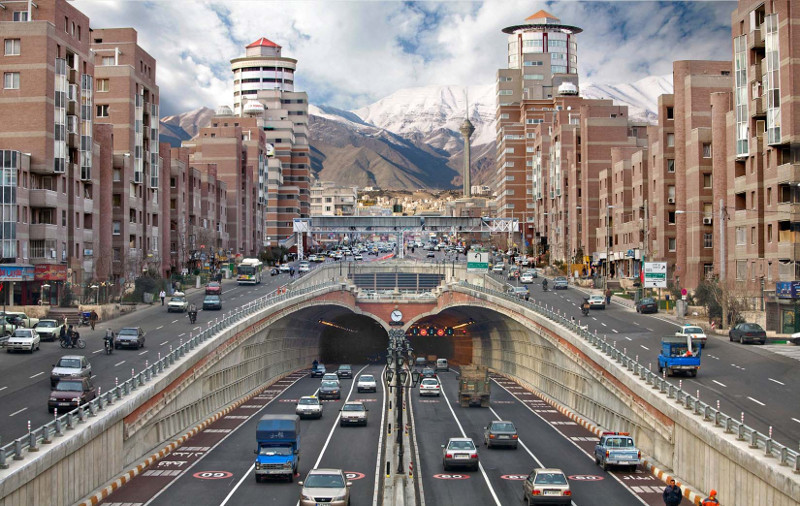
#> input picture 11/cv-lab11/tunnel.jpg, 800 x 506 px; its folder holds only this picture in this run
$ python sift_detect.py
#> lines starting #> are read from the running program, lines starting #| are printed output that depends on the picture; after the words box and inside, x2 and y2 are one past the last pixel; in counts of white or black regions, pixels touching at a corner belong together
import numpy as np
import cv2
import glob

for fname in glob.glob('/Users/hossein/Desktop/CV/11/cv-lab11/*.jpg'):

    I = cv2.imread(fname)
#> I is the input picture: shape (506, 800, 3); mean B, G, R 123, 126.7, 135.4
    G = cv2.cvtColor(I,cv2.COLOR_BGR2GRAY)
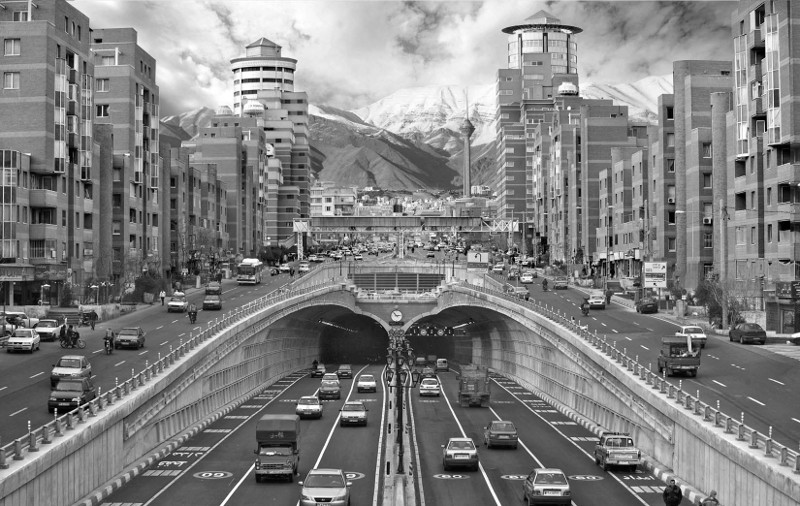
#> G: shape (506, 800); min 0, max 255, mean 128.9

    sift = cv2.SIFT_create()

    keypoints = sift.detect(G,None)
#> keypoints = 4753 keypoints; strongest (x, y, size): (56, 409, 1.8), (234, 70, 2.5), (257, 68, 3.4), (257, 80, 3.4)

    cv2.drawKeypoints(G,keypoints,I)
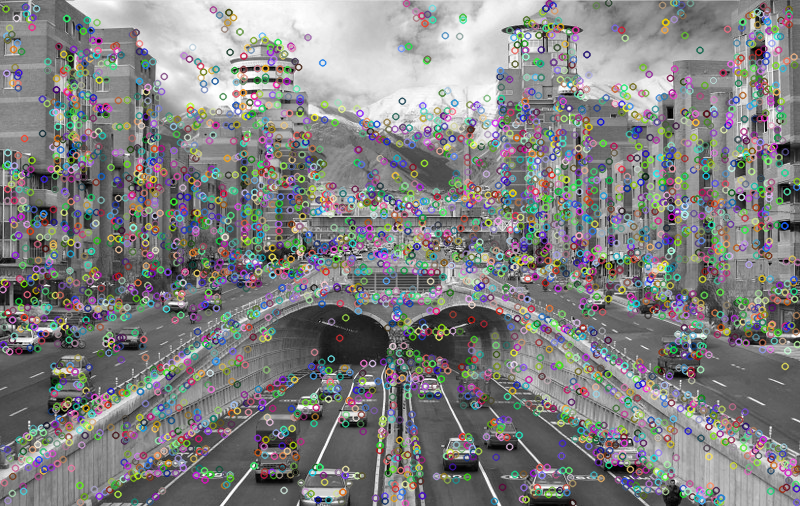
#> I: shape (506, 800, 3); mean B, G, R 129.5, 129.6, 129.5
    cv2.drawKeypoints(G,keypoints,I, flags=cv2.DRAW_MATCHES_FLAGS_DRAW_RICH_KEYPOINTS)
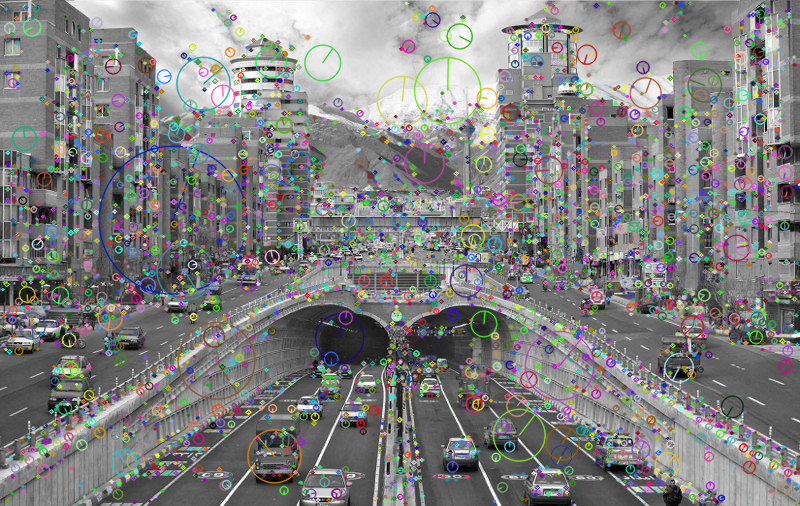
#> I: shape (506, 800, 3); mean B, G, R 128.5, 129.4, 129.3


    for kp in keypoints:
       print('-'*40)
       print('location=(%.2f,%.2f)'%(kp.pt[0], kp.pt[1]))
       print('orientation angle=%1.1f'%kp.angle)
       print('scale=%f'%kp.size)
#> this loop made 4753 passes
#> kp on passes 1 to 3: keypoint at (2.5, 289.1), size 2, keypoint at (2.6, 448), size 2.1, keypoint at (2.9, 344.4), size 2.7
#> (printed output is left out)


    cv2.putText(I,"Press 'q' to quit, any key for next image",(20,20), \
                cv2.FONT_HERSHEY_SIMPLEX, .5,(255,0,0),1)
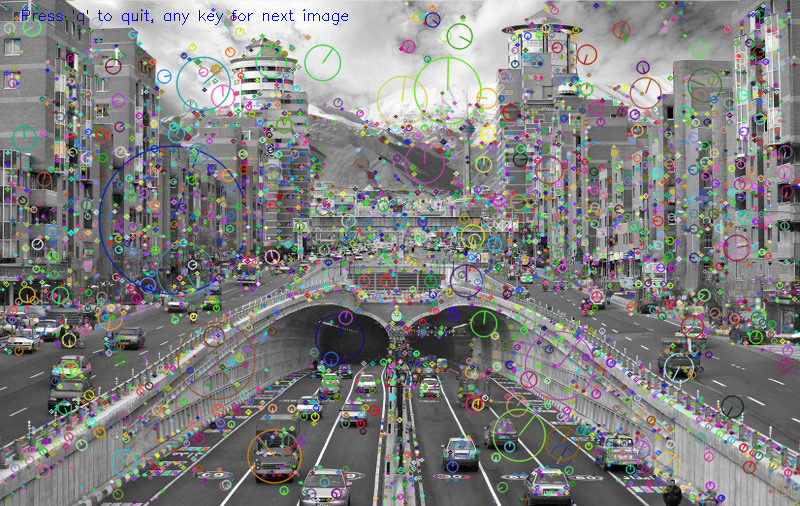
#> I: shape (506, 800, 3); 0.15% of pixels changed, all inside (x1, y1, x2, y2) = (22, 9, 348, 25)

    cv2.imshow('sift_keypoints',I)

    if cv2.waitKey() & 0xFF == ord('q'):
#> (key q is pressed here)
        break
